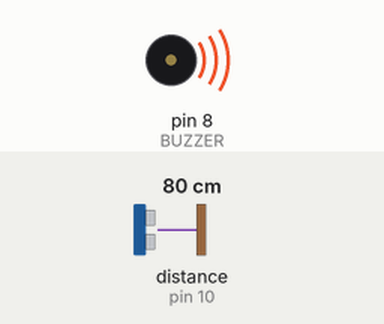
Bench run of a sketch on a simulated Arduino Uno, built with avr-gcc and run on an emulated ATmega328P. Parts: buzzer (waves = sounding, pin HIGH). Wiring (inferred from the names in the program): ultrasonic range finder: trigger pin 9; echo pin 10. The inputs (shaded band) are chosen by the test bench; at power-on: distance to the obstacle (sensor on pin 10) 80 cm. The echo pulse lasts 58.3 µs per cm; pins used as bus, display or sensor lines are not drawn; what the sketch prints to the serial monitor is not drawn.

Above: at 0.92 s.
1.3 s: distance to the obstacle (sensor on pin 10) set to 2 cm
At 1.45 s:
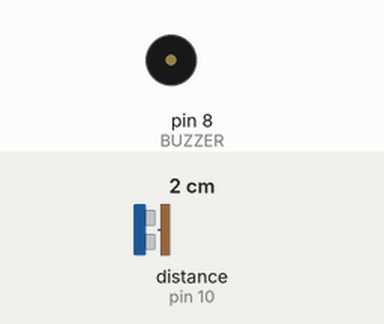
4.3 s: distance to the obstacle (sensor on pin 10) set to 120 cm
At 4.94 s:
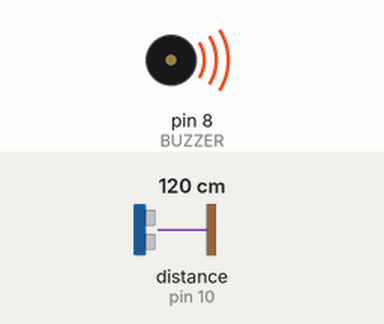
Timing chart, 0 to 13.3 s (numbered marks = the images above; inputs shaded):
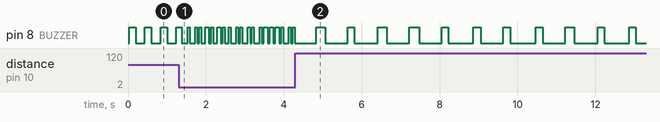

Measured:
- by itself, pin 8 (BUZZER): moves between LOW and HIGH, repeating every 1.6 s

The sketch:

distance_sensor.ino
```cpp
/*
 * 시각 장애인용 AI 지팡이 - 거리 감지 모듈
 *
 * 하드웨어:
 *   - Arduino Uno
 *   - HC-SR04 초음파 센서
 *   - HC-05 블루투스 모듈 (이어폰 연결된 폰으로 TTS 전송)
 *   - 부저 (선택, 가까울수록 빠른 비프음)
 *
 * 핀 연결:
 *   HC-SR04  TRIG → D9
 *   HC-SR04  ECHO → D10
 *   HC-05    TX   → D2  (SoftwareSerial RX)
 *   HC-05    RX   → D3  (SoftwareSerial TX) ← 1kΩ 저항 직렬 연결
 *   부저          → D8  (선택)
 */

#include <SoftwareSerial.h>

// ── 핀 설정 ──────────────────────────────────────────────
#define TRIG_PIN  9
#define ECHO_PIN  10
#define BT_RX     2
#define BT_TX     3
#define BUZZER    8

// ── 거리 구간 (cm) ───────────────────────────────────────
#define ZONE_DANGER  50    // 50cm 이하 - 위험
#define ZONE_NEAR   100    // 1m 이하 - 주의
#define ZONE_MID    200    // 2m 이하 - 인식
#define ZONE_FAR    300    // 3m 이하 - 알림

// ── 전송 주기 (ms) ───────────────────────────────────────
#define SEND_INTERVAL_DANGER  300
#define SEND_INTERVAL_NEAR    700
#define SEND_INTERVAL_MID    1500
#define SEND_INTERVAL_FAR    3000
#define SEND_INTERVAL_CLEAR  5000

SoftwareSerial bluetooth(BT_RX, BT_TX);

unsigned long lastSendTime = 0;
int          lastZone      = -1;   // 구간 변경 시에만 즉시 알림
unsigned long lastBuzzTime = 0;
bool          buzzState    = false;

// ── 거리 측정 ─────────────────────────────────────────────
long measureDistanceCm() {
  digitalWrite(TRIG_PIN, LOW);
  delayMicroseconds(2);
  digitalWrite(TRIG_PIN, HIGH);
  delayMicroseconds(10);
  digitalWrite(TRIG_PIN, LOW);

  long duration = pulseIn(ECHO_PIN, HIGH, 30000); // 최대 30ms 대기 (~5m)
  if (duration == 0) return 999; // 범위 초과
  return duration * 17 / 1000;  // cm 환산 (duration/2 * 0.0343)
}

// ── 거리 → 구간 번호 ──────────────────────────────────────
int getZone(long dist) {
  if (dist <= ZONE_DANGER) return 0;
  if (dist <= ZONE_NEAR)   return 1;
  if (dist <= ZONE_MID)    return 2;
  if (dist <= ZONE_FAR)    return 3;
  return 4; // 안전
}

// ── 구간별 전송 주기 ──────────────────────────────────────
unsigned long intervalForZone(int zone) {
  switch (zone) {
    case 0: return SEND_INTERVAL_DANGER;
    case 1: return SEND_INTERVAL_NEAR;
    case 2: return SEND_INTERVAL_MID;
    case 3: return SEND_INTERVAL_FAR;
    default: return SEND_INTERVAL_CLEAR;
  }
}

// ── 블루투스로 메시지 전송 ────────────────────────────────
//    앱에서 이 문자열을 TTS로 읽음
void sendAlert(long dist, int zone) {
  String msg;
  switch (zone) {
    case 0: msg = "위험! 50센티미터 이내 장애물"; break;
    case 1: msg = String(dist) + "센티미터 앞 장애물"; break;
    case 2: msg = "1." + String((dist - 100) / 10) + "미터 앞 장애물"; break;
    case 3: msg = String(dist / 100) + "." + String((dist % 100) / 10) + "미터 앞 장애물"; break;
    case 4: msg = ""; break; // 안전 구간은 전송 안 함 (주기적 확인만)
  }
  if (msg.length() > 0) {
    bluetooth.println(msg);
    Serial.println("[BT] " + msg); // 디버그용 시리얼 모니터
  }
}

// ── 부저: 구간별 비프음 패턴 ─────────────────────────────
void updateBuzzer(int zone, unsigned long now) {
  if (zone >= 4) {
    digitalWrite(BUZZER, LOW);
    return;
  }

  // 구간별 ON/OFF 주기 (ms)
  unsigned long period[4] = {150, 400, 800, 1500};
  unsigned long onTime[4] = { 80, 150, 200,  300};

  unsigned long p = period[zone];
  unsigned long t = (now - lastBuzzTime) % p;

  if (t < onTime[zone]) {
    if (!buzzState) { digitalWrite(BUZZER, HIGH); buzzState = true; }
  } else {
    if (buzzState)  { digitalWrite(BUZZER, LOW);  buzzState = false; }
  }
}

// ─────────────────────────────────────────────────────────
void setup() {
  pinMode(TRIG_PIN, OUTPUT);
  pinMode(ECHO_PIN, INPUT);
  pinMode(BUZZER,   OUTPUT);

  Serial.begin(9600);
  bluetooth.begin(9600); // HC-05 기본 보레이트

  Serial.println("시각장애인 AI 지팡이 시작");
  lastBuzzTime = millis();
}

void loop() {
  unsigned long now  = millis();
  long          dist = measureDistanceCm();
  int           zone = getZone(dist);

  // 구간이 바뀌면 즉시 전송
  bool zoneChanged = (zone != lastZone);
  if (zoneChanged) {
    lastZone = zone;
    sendAlert(dist, zone);
    lastSendTime = now;
  } else {
    // 같은 구간이면 주기마다 전송
    if (now - lastSendTime >= intervalForZone(zone)) {
      sendAlert(dist, zone);
      lastSendTime = now;
    }
  }

  updateBuzzer(zone, now);

  // 디버그: 시리얼 모니터에 거리 출력
  if (now % 500 < 50) {
    Serial.print("거리: ");
    Serial.print(dist);
    Serial.print("cm  구간: ");
    Serial.println(zone);
  }

  delay(50); // 센서 안정화
}
```
